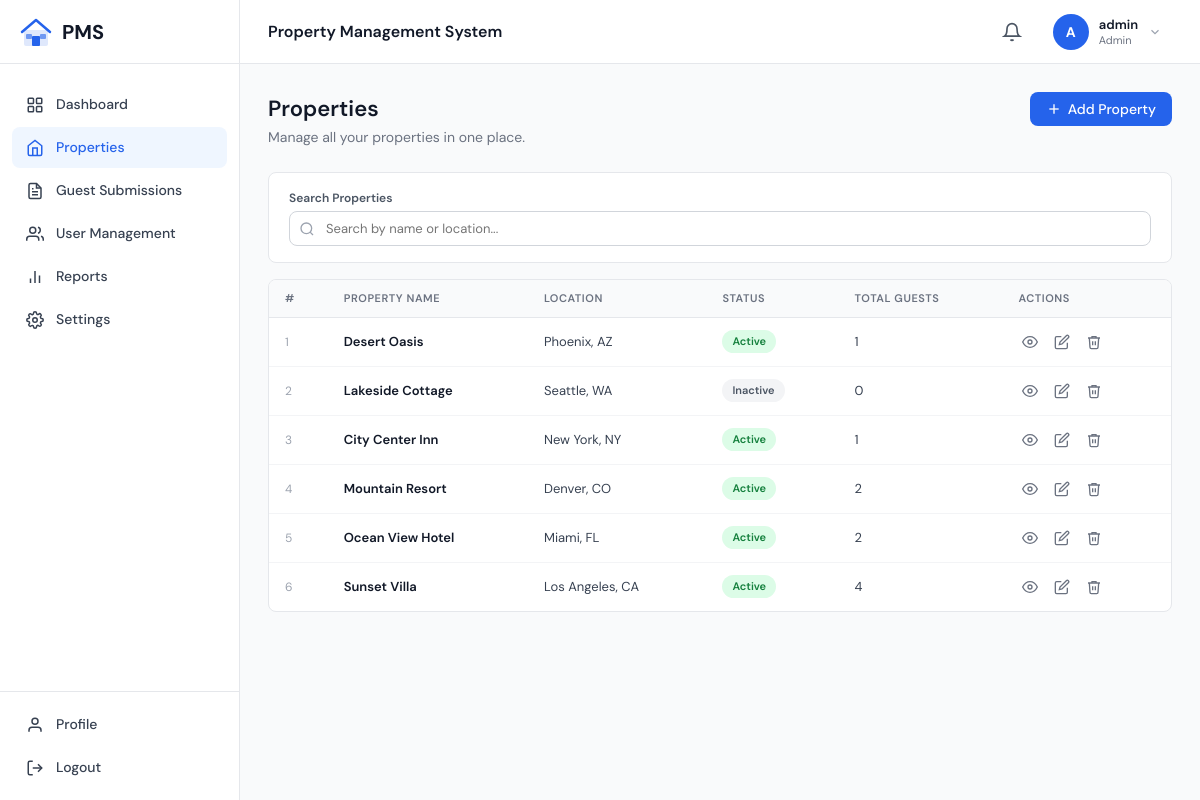
Page /index.php?page=properties (signed in) on the committed database.
### tables this page shows
CREATE TABLE IF NOT EXISTS properties (
    id INT AUTO_INCREMENT PRIMARY KEY,
    name VARCHAR(150) NOT NULL,
    location VARCHAR(255) NOT NULL,
    slug VARCHAR(100) NOT NULL UNIQUE,   
    status ENUM('Active', 'Inactive') NOT NULL DEFAULT 'Active',
    created_at DATETIME NOT NULL DEFAULT CURRENT_TIMESTAMP,
    updated_at DATETIME NOT NULL DEFAULT CURRENT_TIMESTAMP ON UPDATE CURRENT_TIMESTAMP
);

### includes/config.php (called while the page is built, shortened)
<?php
function isAdmin(): bool {
    return isset($_SESSION['role']) && $_SESSION['role'] === 'Admin';
}
function h(string $str): string {
    return htmlspecialchars($str, ENT_QUOTES | ENT_SUBSTITUTE, 'UTF-8');
}

### pages/properties.php (the view, shortened to what this page needs)
<?php
$db = getDB();
$properties = $db->query('SELECT p.*, COUNT(g.id) as total_guests FROM properties p LEFT JOIN guests g ON g.property_id = p.id GROUP BY p.id ORDER BY p.id DESC')->fetchAll();
?>
<div class="page-header">
    <div>
        <h2>Properties</h2>
        <p>Manage all your properties in one place.</p>
    </div>
    <?php if (isAdmin()): ?>
    <div class="page-actions">
        <button class="btn btn-primary" onclick="openModal('addPropertyModal')">
            <svg viewBox="0 0 24 24" fill="none" stroke="currentColor" stroke-width="2"><line x1="12" y1="5" x2="12" y2="19"/><line x1="5" y1="12" x2="19" y2="12"/></svg>
            Add Property
        </button>
    </div>
    <?php endif; ?>
</div>
<div class="filter-bar">
    <div class="filter-group" style="flex:1;">
        <label>Search Properties</label>
        <div class="search-wrap">
            <input type="text" id="searchInput" class="form-control" placeholder="Search by name or location..." oninput="applyFilters()">
        </div>
    </div>
</div>
<div class="card">
    <div class="table-wrap">
        <table class="data-table" id="mainTable">
            <thead>
                <tr>
                    <th>#</th>
                    <th>Property Name</th>
                    <th>Location</th>
                    <th>Status</th>
                    <th>Total Guests</th>
                    <th>Actions</th>
                </tr>
            </thead>
            <tbody>
                <?php foreach ($properties as $i => $p): ?>
                <tr>
                    <td style="color:var(--gray-400);font-size:12px;"><?= $i + 1 ?></td>
                    <td class="bold"><?= h($p['name']) ?></td>
                    <td><?= h($p['location']) ?></td>
                    <td>
                        <span class="badge <?= $p['status'] === 'Active' ? 'badge-green' : 'badge-gray' ?>">
                            <?= h($p['status']) ?>
                        </span>
                    </td>
                    <td><?= number_format($p['total_guests']) ?></td>
                    <td>
                        <div class="action-btns">
                            <a href="index.php?page=property-detail&id=<?= $p['id'] ?>" class="view-btn" title="View Details">
                                <svg viewBox="0 0 24 24" fill="none" stroke="currentColor" stroke-width="2"><path d="M1 12s4-8 11-8 11 8 11 8-4 8-11 8-11-8-11-8z"/><circle cx="12" cy="12" r="3"/></svg>
                            </a>
                            <button class="edit-btn" title="Edit" onclick='openEditProperty(<?= json_encode($p) ?>)'>
                                <svg viewBox="0 0 24 24" fill="none" stroke="currentColor" stroke-width="2"><path d="M11 4H4a2 2 0 0 0-2 2v14a2 2 0 0 0 2 2h14a2 2 0 0 0 2-2v-7"/><path d="M18.5 2.5a2.121 2.121 0 0 1 3 3L12 15l-4 1 1-4 9.5-9.5z"/></svg>
                            </button>
                            <?php if (isAdmin()): ?>
                            <button class="del-btn" title="Delete" onclick="confirmDelete('api/properties.php?action=delete&id=<?= $p['id'] ?>', '<?= h(addslashes($p['name'])) ?>')">
                                <svg viewBox="0 0 24 24" fill="none" stroke="currentColor" stroke-width="2"><polyline points="3 6 5 6 21 6"/><path d="M19 6l-1 14a2 2 0 0 1-2 2H8a2 2 0 0 1-2-2L5 6"/><path d="M10 11v6"/><path d="M14 11v6"/><path d="M9 6V4h6v2"/></svg>
                            </button>
                            <?php endif; ?>
                        </div>
                    </td>
                </tr>
                <?php endforeach; ?>
            </tbody>
        </table>
    </div>
</div>

### assets/css/app.css (style rules this page uses)
:root { --blue-50: #eff6ff; --blue-100: #dbeafe; --blue-200: #bfdbfe; --blue-500: #3b82f6; --blue-600: #2563eb; --blue-700: #1d4ed8; --green-100: #dcfce7; --green-600: #16a34a; --green-700: #15803d; --red-50: #fef2f2; --red-100: #fee2e2; --red-200: #fecaca; --red-600: #dc2626; --red-700: #b91c1c; --red-800: #991b1b; --purple-100: #f3e8ff; --purple-700: #7e22ce; --orange-500: #f97316; --yellow-50: #fefce8; --yellow-100: #fef9c3; --yellow-200: #fef08a; --yellow-700: #a16207; --yellow-800: #854d0e; --gray-50: #f9fafb; --gray-100: #f3f4f6; --gray-200: #e5e7eb; --gray-300: #d1d5db; --gray-400: #9ca3af; --gray-500: #6b7280; --gray-600: #4b5563; --gray-700: #374151; --gray-900: #111827; --sidebar-w: 240px; --topbar-h: 64px; --radius: 8px; --shadow-sm: 0 1px 3px rgba(0,0,0,.08); --shadow-md: 0 4px 12px rgba(0,0,0,.1); --shadow-lg: 0 10px 30px rgba(0,0,0,.15); --transition: 150ms ease; }
*, *::before, *::after { box-sizing: border-box; margin: 0; padding: 0; }
body { font-family: 'DM Sans', sans-serif; font-size: 14px; color: var(--gray-900); background: var(--gray-50); line-height: 1.5; }
.page-header { display: flex; align-items: flex-start; justify-content: space-between; margin-bottom: 24px; gap: 16px; }
.page-header h2 { font-size: 22px; font-weight: 600; color: var(--gray-900); }
.page-header p { color: var(--gray-500); margin-top: 2px; }
.page-actions { display: flex; gap: 10px; flex-shrink: 0; }
.card { background: #fff; border: 1px solid var(--gray-200); border-radius: var(--radius); overflow: hidden; }
.btn { display: inline-flex; align-items: center; gap: 6px; padding: 8px 16px; border-radius: var(--radius); font-size: 14px; font-weight: 500; font-family: inherit; cursor: pointer; border: none; transition: background var(--transition), opacity var(--transition); text-decoration: none; white-space: nowrap; }
.btn svg { width: 16px; height: 16px; }
.btn-primary { background: var(--blue-600); color: #fff; }
.table-wrap { overflow-x: auto; }
table.data-table { width: 100%; border-collapse: collapse; }
.data-table thead { background: var(--gray-50); border-bottom: 1px solid var(--gray-200); }
.data-table th { padding: 10px 16px; text-align: left; font-size: 11px; font-weight: 600; text-transform: uppercase; letter-spacing: .05em; color: var(--gray-500); }
.data-table td { padding: 12px 16px; border-bottom: 1px solid var(--gray-100); font-size: 13px; color: var(--gray-700); }
.data-table tr:last-child td { border-bottom: none; }
.data-table td.bold { font-weight: 600; color: var(--gray-900); }
.badge { display: inline-flex; align-items: center; padding: 3px 10px; border-radius: 999px; font-size: 11px; font-weight: 600; }
.badge-green { background: var(--green-100); color: var(--green-700); }
.badge-gray { background: var(--gray-100); color: var(--gray-600); }
.action-btns { display: flex; align-items: center; gap: 8px; }
.action-btns a, .action-btns button { background: none; border: none; cursor: pointer; padding: 4px; border-radius: 4px; color: var(--gray-500); transition: color var(--transition), background var(--transition); font-family: inherit; }
.action-btns svg { width: 16px; height: 16px; display: block; }
.filter-bar { background: #fff; border: 1px solid var(--gray-200); border-radius: var(--radius); padding: 16px 20px; margin-bottom: 16px; display: flex; flex-wrap: wrap; gap: 12px; align-items: flex-end; }
.filter-group { display: flex; flex-direction: column; gap: 4px; flex: 1; min-width: 160px; }
.filter-group label { font-size: 12px; font-weight: 600; color: var(--gray-600); }
.form-control { width: 100%; padding: 8px 12px; border: 1px solid var(--gray-300); border-radius: var(--radius); font-size: 13px; font-family: inherit; color: var(--gray-900); background: #fff; transition: border-color var(--transition), box-shadow var(--transition); outline: none; }
.search-wrap { position: relative; }
.search-wrap .form-control { padding-left: 36px; }

### rows in the picture
properties: name "Desert Oasis", location "Phoenix, AZ", status "Active", total_guests "1"
properties: name "Lakeside Cottage", location "Seattle, WA", status "Inactive", total_guests "0"
properties: name "City Center Inn", location "New York, NY", status "Active", total_guests "1"
properties: name "Mountain Resort", location "Denver, CO", status "Active", total_guests "2"
properties: name "Ocean View Hotel", location "Miami, FL", status "Active", total_guests "2"
properties: name "Sunset Villa", location "Los Angeles, CA", status "Active", total_guests "4"

### other values in the picture
APP_NAME "Property Management System"
substr($user['username'], 0, 1) "A"
$user['username'] "admin"
$user['role'] "Admin"
